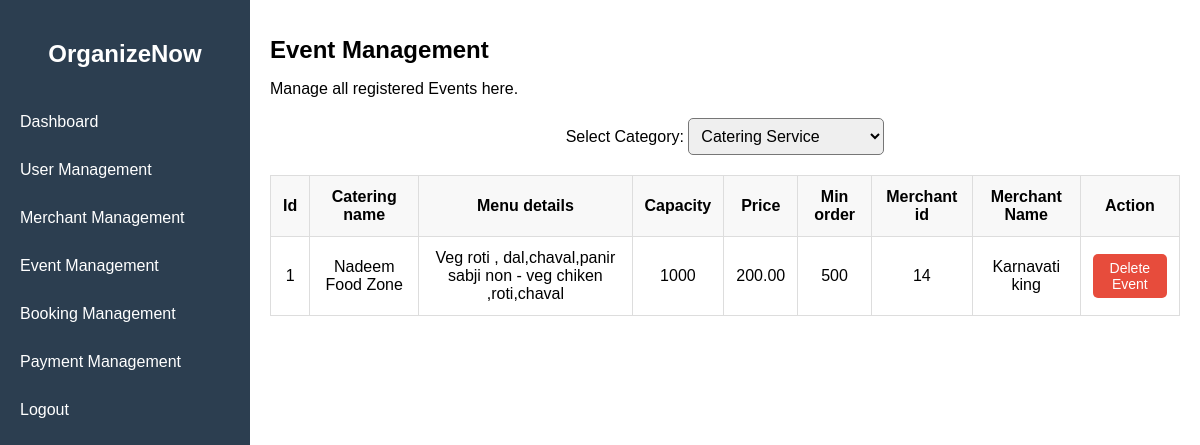
Page /Admin/event_management.php (signed in) on the committed database.
### tables this page shows
CREATE TABLE `catering_service` (
  `id` int(11) NOT NULL,
  `catering_name` varchar(100) NOT NULL,
  `menu_details` text NOT NULL,
  `capacity` int(11) NOT NULL,
  `price` decimal(10,2) NOT NULL,
  `min_order` int(11) NOT NULL,
  `event_image` varchar(255) NOT NULL,
  `added_on` timestamp NOT NULL DEFAULT current_timestamp(),
  `merchant_id` int(11) NOT NULL
);

CREATE TABLE `merchant` (
  `merchant_id` int(11) NOT NULL,
  `name` varchar(100) NOT NULL,
  `details` varchar(200) NOT NULL,
  `email` varchar(100) NOT NULL,
  `mobile` varchar(15) NOT NULL,
  `password` varchar(200) NOT NULL
);

### Admin/event_management.php (the view, shortened to what this page needs)
<?php
include "connection.php";
include "admin_sidebar.php";
?>
<h1>Event Management</h1>
<p>Manage all registered Events here.</p>
<?php
$tables = [
    'catering_service' => 'Catering Service',
    'decoration_service' => 'Decoration Service',
    'entertainment_service' => 'Entertainment Service',
    'photography_service' => 'Photography Service',
    'venue_booking' => 'Venue Booking'
];
$selectedTable = isset($_GET['table']) ? $_GET['table'] : 'catering_service';
$tableFields = [
    'catering_service' => ['id', 'catering_name',  'menu_details', 'capacity', 'price', 'min_order', 'merchant_id'],
    'decoration_service' => ['id', 'decoration_types', 'description', 'custom_decoration', 'price', 'merchant_id'],
    'entertainment_service' => ['id', 'service_type', 'performance_duration', 'price', 'merchant_id'],
    'photography_service' => ['id','service_name', 'photography_types','videography', 'package_desc', 'coverage_duration', 'num_photographers', 'editing', 'price', 'merchant_id'],
    'venue_booking' => ['id', 'venue_name', 'service_type', 'venue_type', 'capacity', 'address', 'city', 'pincode', 'price', 'merchant_id']
];
$query = "SELECT * FROM $selectedTable";
$result = $conn->query($query);
?>
<!DOCTYPE html>
<html lang="en">
<head>
</head>
<body>
<form method="GET">
    <label for="tableSelect">Select Category:</label>
    <select name="table" id="tableSelect" onchange="this.form.submit()">
        <?php foreach ($tables as $table => $label) { ?>
            <option value="<?php echo $table; ?>" <?php echo ($selectedTable == $table) ? 'selected' : ''; ?>>
                <?php echo $label; ?>
            </option>
        <?php } ?>
    </select>
</form>
<table id="eventTable">
    <thead>
        <tr>
            <?php foreach ($tableFields[$selectedTable] as $field) { ?>
                <th><?php echo ucfirst(str_replace('_', ' ', $field)); ?></th>
            <?php } ?>
            <th>Merchant Name</th>
            <th>Action</th>
        </tr>
    </thead>
    <tbody>
        <?php while ($row = $result->fetch_assoc()) {
            $merchantQuery = "SELECT name FROM merchant WHERE merchant_id = " . $row['merchant_id'];
            $merchantResult = $conn->query($merchantQuery);
            $merchant = $merchantResult->fetch_assoc();
        ?>
            <tr>
                <?php foreach ($tableFields[$selectedTable] as $field) { ?>
                    <td><?php echo $row[$field]; ?></td>
                <?php } ?>
                <td><?php echo $merchant['name']; ?></td>
                <td>
                    <a href="javascript:void(0);" class="btn" onclick="confirmDelete(<?php echo $row['id']; ?>, '<?php echo $selectedTable; ?>')">Delete Event</a>
                </td>
            </tr>
        <?php } ?>
    </tbody>
</table>
</body>
</html>

### Admin/admin_style.css (style rules this page uses)
body { font-family: Arial, sans-serif; margin: 0; padding: 0; display: flex; }
.content h1 { font-size: 24px; margin-bottom: 10px; }
.content p { margin-bottom: 20px; }
table { width: 100%; border-collapse: collapse; }
table, th, td { border: 1px solid #ddd; }
th, td { padding: 8px; text-align: left; }
th { background-color: #f2f2f2; }

### Admin/event_management.php (style rules this page uses)
form { text-align: center; margin-bottom: 20px; }
select { padding: 8px; font-size: 16px; border-radius: 5px; }
table { width: 100%; border-collapse: collapse; margin-top: 20px; }
table, th, td { border: 1px solid #ddd; }
th, td { padding: 12px; text-align: center; }
th { background-color: #f8f8f8; cursor: pointer; }
.btn { display: inline-block; padding: 6px 12px; font-size: 14px; border: none; border-radius: 5px; background: #e74c3c; color: white; text-decoration: none; transition: 0.3s; }

### rows in the picture
catering_service: id "1", catering_name "Nadeem Food Zone", menu_details "Veg roti , dal,chaval,panir sabji non - veg chiken ,roti,chaval", capacity "1000", price "200.00", min_order "500", merchant "14", merchant.name "Karnavati king"

### other values in the picture
str_replace('_', ' ', $field) "Id"
str_replace('_', ' ', $field) "Catering name"
str_replace('_', ' ', $field) "Menu details"
str_replace('_', ' ', $field) "Capacity"
str_replace('_', ' ', $field) "Price"
str_replace('_', ' ', $field) "Min order"
str_replace('_', ' ', $field) "Merchant id"
form field table "Catering Service"
